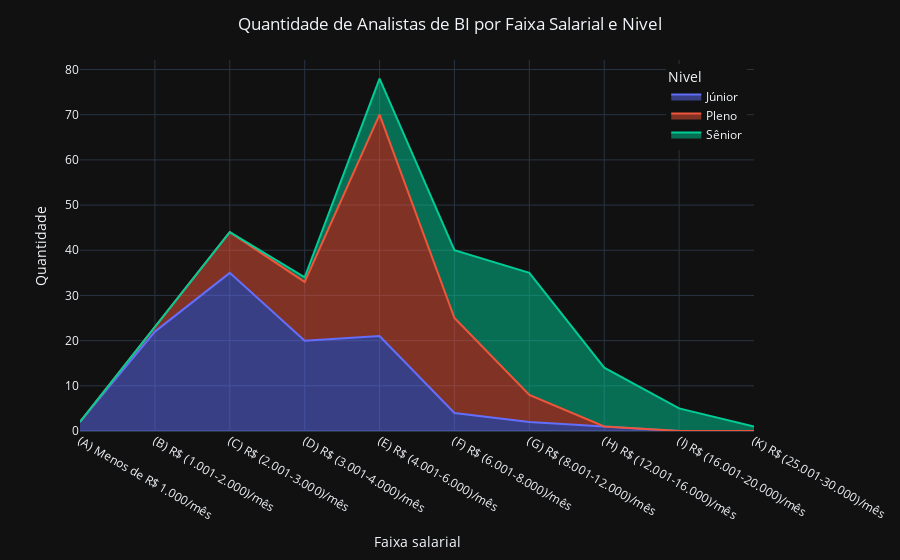

This figure's notebook cell:
### Code cell
# Plota áreas da quantidade por faixa salarial por nivel
titulo_area_abi = 'Quantidade de Analistas de BI por Faixa Salarial e Nivel'
plotar_area(df_salario_analista_bi, eixo_x='Faixa salarial', eixo_y='Quantidade', categorias='Nivel', titulo=titulo_area_abi)

### Figure 1 — Plotly figure (JSON) as saved in the notebook; plotly's stock layout.template omitted (floating-point values rounded to 4 significant figures)
{"data": [{"customdata": [["0.72%"], ["7.97%"], ["12.68%"], ["7.25%"], ["7.61%"], ["1.45%"], ["0.72%"], ["0.36%"]], "fillpattern": {"shape": ""}, "hovertemplate": "Nivel=Júnior<br>Faixa salarial=%{x}<br>Quantidade=%{y}<br>Porcentagem=%{customdata[0]}<extra></extra>", "legendgroup": "Júnior", "line": {"color": "#636efa"}, "marker": {"symbol": "circle"}, "mode": "lines", "name": "Júnior", "orientation": "v", "showlegend": true, "stackgroup": "1", "x": ["(A) Menos de R$ 1.000/mês", "(B) R$ (1.001-2.000)/mês", "(C) R$ (2.001-3.000)/mês", "(D) R$ (3.001-4.000)/mês", "(E) R$ (4.001-6.000)/mês", "(F) R$ (6.001-8.000)/mês", "(G) R$ (8.001-12.000)/mês", "(H) R$ (12.001-16.000)/mês"], "xaxis": "x", "y": [2, 22, 35, 20, 21, 4, 2, 1], "yaxis": "y", "type": "scatter"}, {"customdata": [["0.36%"], ["3.26%"], ["4.71%"], ["17.75%"], ["7.61%"], ["2.17%"]], "fillpattern": {"shape": ""}, "hovertemplate": "Nivel=Pleno<br>Faixa salarial=%{x}<br>Quantidade=%{y}<br>Porcentagem=%{customdata[0]}<extra></extra>", "legendgroup": "Pleno", "line": {"color": "#EF553B"}, "marker": {"symbol": "circle"}, "mode": "lines", "name": "Pleno", "orientation": "v", "showlegend": true, "stackgroup": "1", "x": ["(B) R$ (1.001-2.000)/mês", "(C) R$ (2.001-3.000)/mês", "(D) R$ (3.001-4.000)/mês", "(E) R$ (4.001-6.000)/mês", "(F) R$ (6.001-8.000)/mês", "(G) R$ (8.001-12.000)/mês"], "xaxis": "x", "y": [1, 9, 13, 49, 21, 6], "yaxis": "y", "type": "scatter"}, {"customdata": [["0.36%"], ["2.9%"], ["5.43%"], ["9.78%"], ["4.71%"], ["1.81%"], ["0.36%"]], "fillpattern": {"shape": ""}, "hovertemplate": "Nivel=Sênior<br>Faixa salarial=%{x}<br>Quantidade=%{y}<br>Porcentagem=%{customdata[0]}<extra></extra>", "legendgroup": "Sênior", "line": {"color": "#00cc96"}, "marker": {"symbol": "circle"}, "mode": "lines", "name": "Sênior", "orientation": "v", "showlegend": true, "stackgroup": "1", "x": ["(D) R$ (3.001-4.000)/mês", "(E) R$ (4.001-6.000)/mês", "(F) R$ (6.001-8.000)/mês", "(G) R$ (8.001-12.000)/mês", "(H) R$ (12.001-16.000)/mês", "(I) R$ (16.001-20.000)/mês", "(K) R$ (25.001-30.000)/mês"], "xaxis": "x", "y": [1, 8, 15, 27, 13, 5, 1], "yaxis": "y", "type": "scatter"}], "layout": {"legend": {"title": {"text": "Nivel"}, "tracegroupgap": 0, "x": 0.99, "xanchor": "right", "y": 0.99, "yanchor": "top"}, "margin": {"t": 60}, "title": {"text": "Quantidade de Analistas de BI por Faixa Salarial e Nivel", "x": 0.5}, "xaxis": {"anchor": "y", "domain": [0.0, 1.0], "title": {"text": "Faixa salarial"}}, "yaxis": {"anchor": "x", "domain": [0.0, 1.0], "title": {"text": "Quantidade"}}}}
